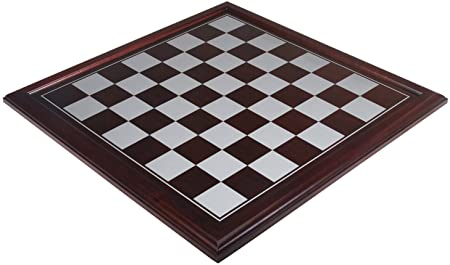
#> input picture OpenCV/Opencv documentations/OpenCV-Python Tutorials/Feature Detection and Description/Shi-Tomasi Corner Detector/chessboard3.jpg, 450 x 265 px
$ python Shi-TomasiCornerDetector.py
#> lines starting #> are read from the running program, lines starting #| are printed output that depends on the picture; after the words box and inside, x2 and y2 are one past the last pixel; in counts of white or black regions, pixels touching at a corner belong together
import numpy as np
import cv2
from matplotlib import pyplot as plt

img = cv2.imread('chessboard3.jpg')
#> img is the input picture: shape (265, 450, 3); mean B, G, R 169.9, 169.1, 175.7
gray = cv2.cvtColor(img,cv2.COLOR_BGR2GRAY)
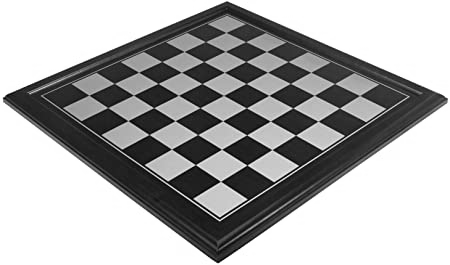
#> gray: shape (265, 450); min 0, max 255, mean 171.2

corners = cv2.goodFeaturesToTrack(gray,25,0.01,10)
#> corners = 25 rows, first 8: [246, 199], [247, 165], [194, 198], [219, 181], [220, 149], [196, 165], [145, 165], [297, 165]
corners = np.int0(corners)

for i in corners:
    x,y = i.ravel()
    cv2.circle(img,(x,y),3,255,-1)
#> this loop made 25 passes
#> (x, y) on passes 1 to 12: (246, 199), (247, 165), (194, 198), (219, 181), (220, 149), (196, 165), (145, 165), (297, 165), (170, 149), (272, 150), (294, 135), (247, 135)
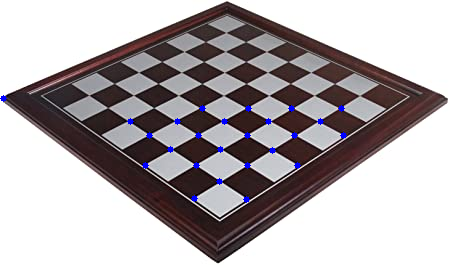
#> img: shape (265, 450, 3); 0.61% of pixels changed, all inside (x1, y1, x2, y2) = (0, 95, 347, 203)

plt.imshow(img),plt.show()

$ run again, with OpenCV/Opencv documentations/OpenCV-Python Tutorials/Feature Detection and Description/Shi-Tomasi Corner Detector/chessboard1.jpg copied over OpenCV/Opencv documentations/OpenCV-Python Tutorials/Feature Detection and Description/Shi-Tomasi Corner Detector/chessboard3.jpg
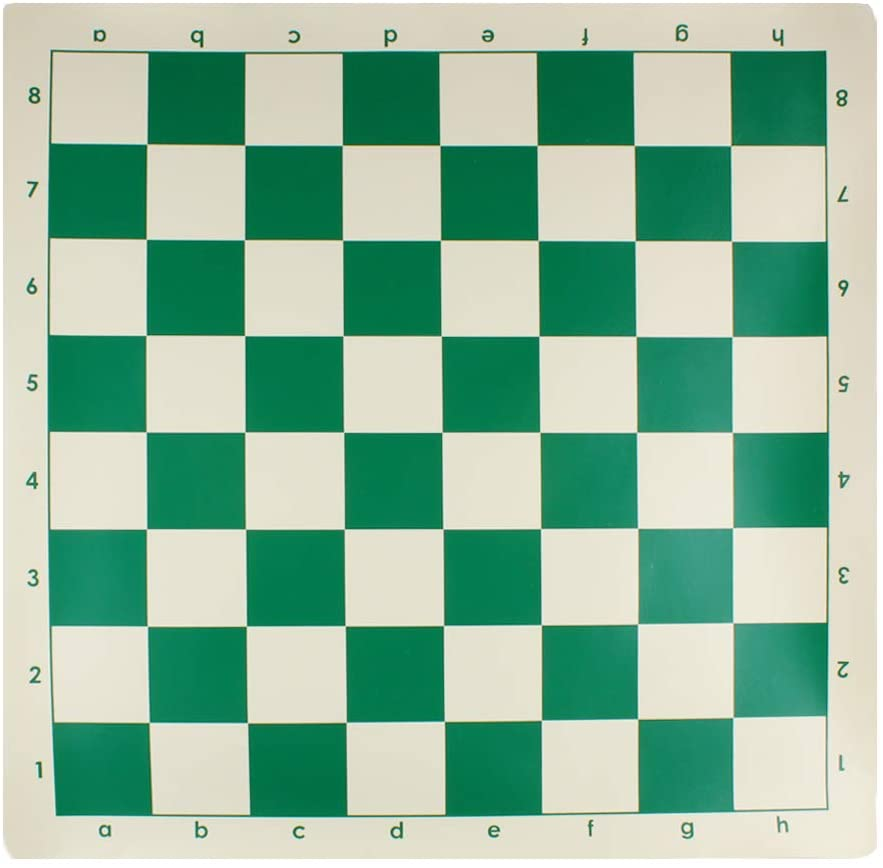
#> input picture OpenCV/Opencv documentations/OpenCV-Python Tutorials/Feature Detection and Description/Shi-Tomasi Corner Detector/chessboard1.jpg, 883 x 868 px
#> img is the input picture: shape (868, 883, 3); mean B, G, R 157.9, 183.7, 143.6
#> `gray = cv2.cvtColor(img,cv2.COLOR_BGR2GRAY)`:
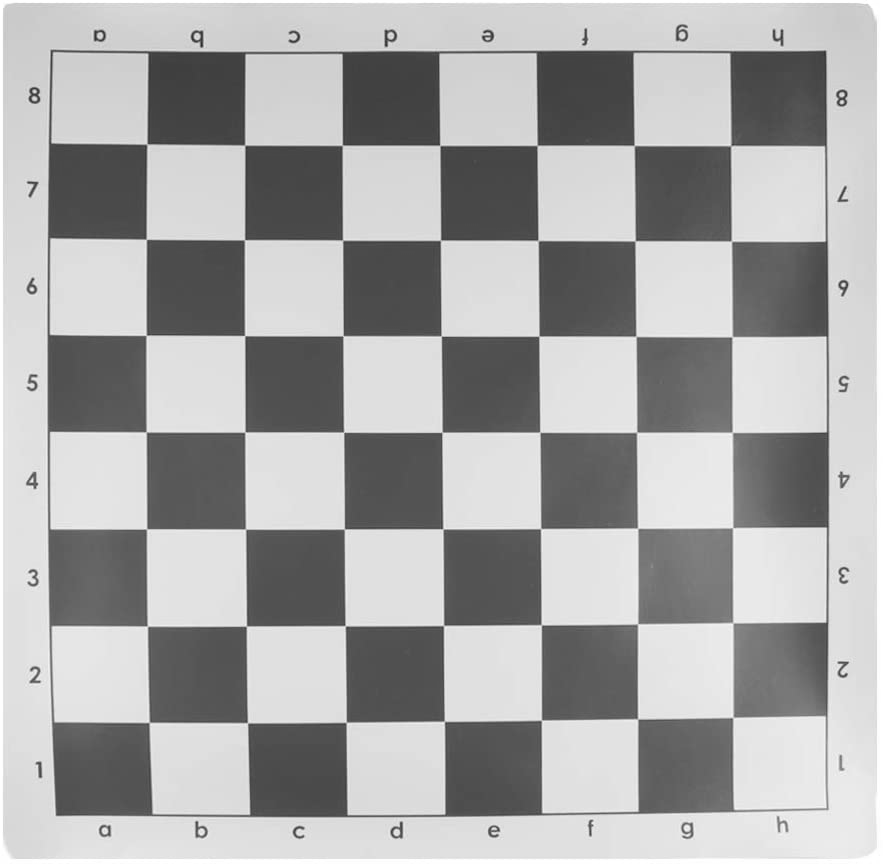
#> gray: shape (868, 883); min 37, max 255, mean 168.8
#> corners = 25 rows, first 8: [779, 41], [848, 662], [489, 34], [201, 46], [386, 46], [401, 822], [842, 198], [442, 337]
#> the loop `for i in corners:` made 25 passes
#> after the loop `for i in corners:`:
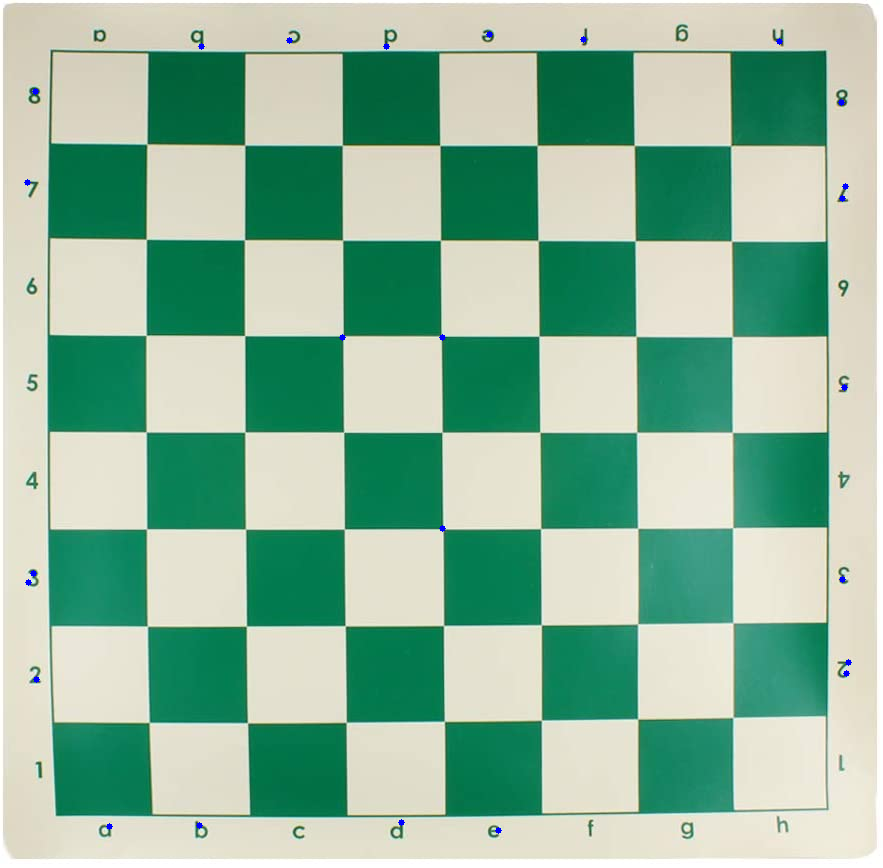
#> img: shape (868, 883, 3); 0.09% of pixels changed, all inside (x1, y1, x2, y2) = (24, 31, 852, 834)

$ run again, with OpenCV/Opencv documentations/OpenCV-Python Tutorials/Feature Detection and Description/Shi-Tomasi Corner Detector/chessboard2.jpg copied over OpenCV/Opencv documentations/OpenCV-Python Tutorials/Feature Detection and Description/Shi-Tomasi Corner Detector/chessboard3.jpg
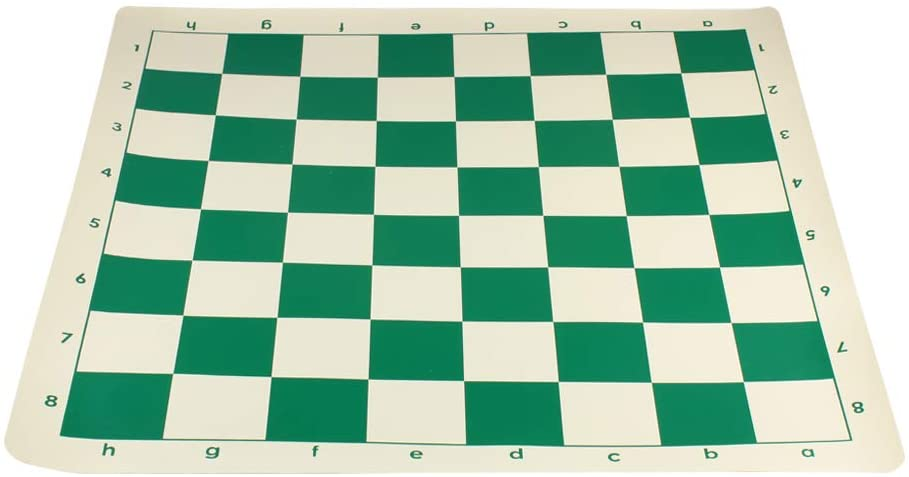
#> input picture OpenCV/Opencv documentations/OpenCV-Python Tutorials/Feature Detection and Description/Shi-Tomasi Corner Detector/chessboard2.jpg, 909 x 477 px
#> img is the input picture: shape (477, 909, 3); mean B, G, R 175.1, 198.1, 165.1
#> `gray = cv2.cvtColor(img,cv2.COLOR_BGR2GRAY)`:
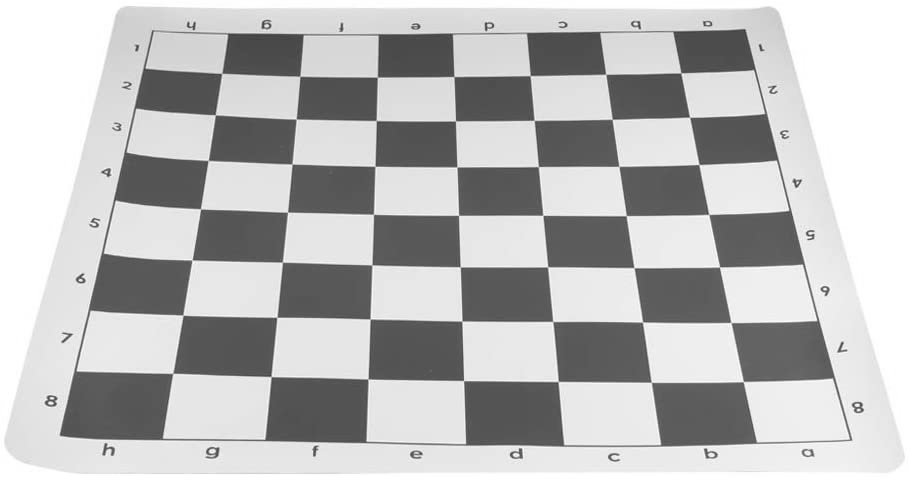
#> gray: shape (477, 909); min 52, max 255, mean 185.6
#> corners = 25 rows, first 8: [705, 449], [858, 405], [95, 224], [520, 449], [809, 233], [838, 351], [707, 213], [52, 403]
#> the loop `for i in corners:` made 25 passes
#> after the loop `for i in corners:`:
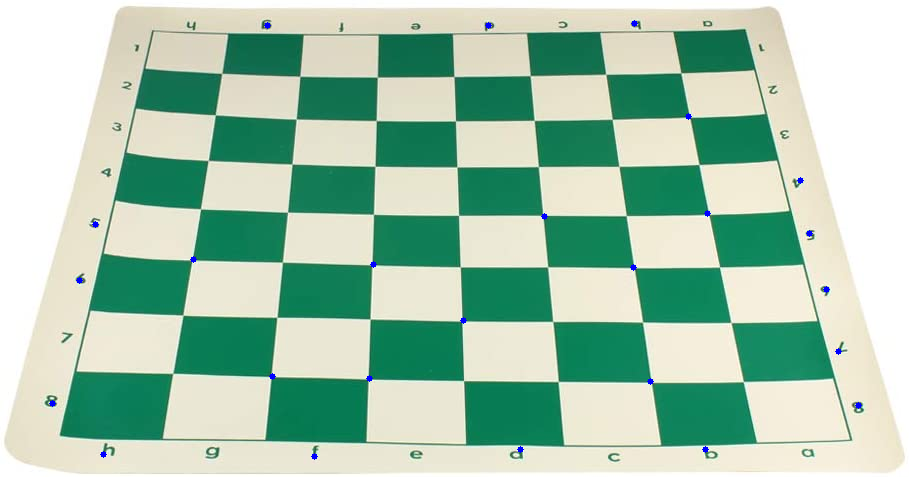
#> img: shape (477, 909, 3); 0.17% of pixels changed, all inside (x1, y1, x2, y2) = (49, 20, 862, 460)
